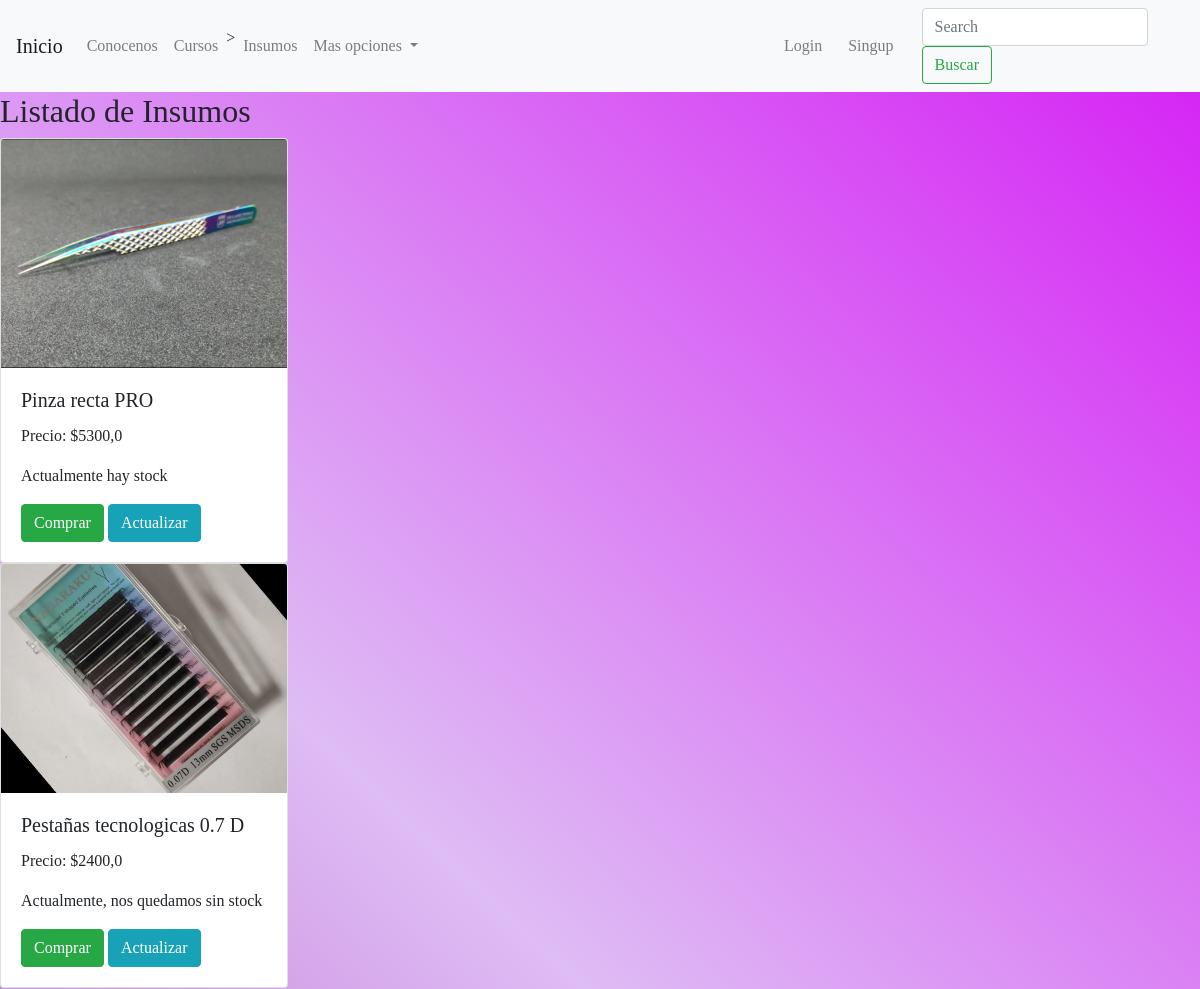
Before: /supplies/list-supplies/ (upper part) with the older database file.
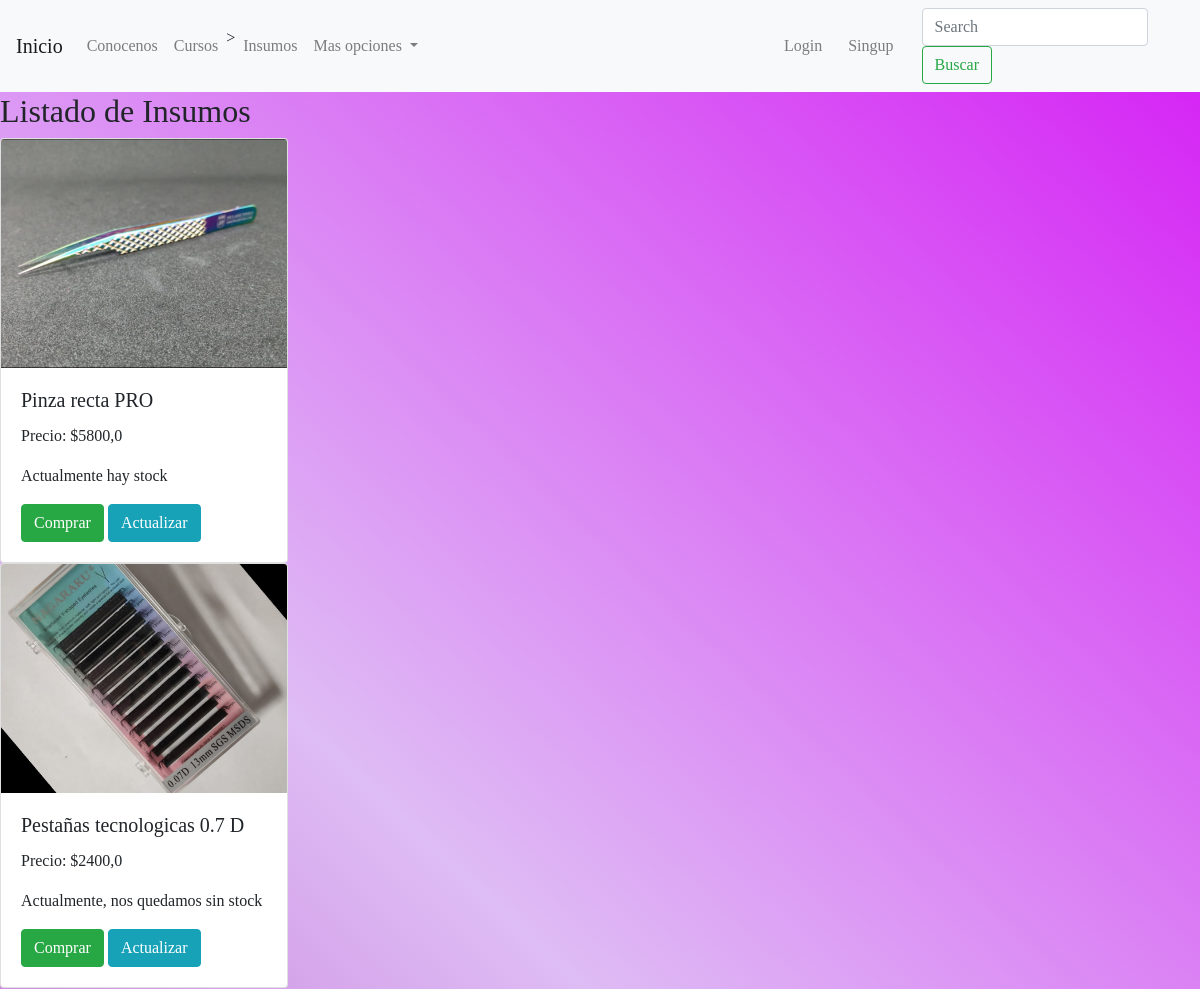
After: the same page with the newer database file.
### supplies/models.py (models this page shows, shortened)
class Supplies(models.Model):
    name = models.CharField(max_length=100)
    price = models.FloatField()
    stock = models.BooleanField(default=True)
    supplie_image = models.ImageField(upload_to='Supplies_images',blank=True, null=True)

### supplies/views.py (the view)
# urls.py: path('list-supplies/', list_supplies),
def list_supplies(request):
    if 'search' in request.GET:
        search = request.GET['search']
        supplies = Supplies.objects.filter(name__icontains=search)
    else:
        supplies = Supplies.objects.all()
    context = {
        'supplies':supplies,
    }
    return render(request, 'supplies/list_supplies.html', context=context)

### templates/supplies/list_supplies.html (shortened to what this page needs)
{% extends 'base.html' %}
{% block content %}
    <h2> Listado de Insumos</h2>
                {% for supplie in supplies %}
                <div class="card" style="width: 18rem;">
                    <img src={{supplie.supplie_image.url}} class="card-img-top">
                    <div class="card-body">
                    <h5 class="card-title">{{supplie.name}}</h5>
                    <p class="card-text">Precio: ${{supplie.price}}</p>
                    {% if supplie.stock == True %}
                        <p>Actualmente hay stock</p>
                    {% else %}
                        <p>Actualmente, nos quedamos sin stock</p>
                    {% endif %}
                    <a href="#" class="btn btn-success">Comprar</a>
                    <a href="/supplies/update-supplies/{{supplie.id}}/" class="btn btn-info">Actualizar</a>
                    </div>
                </div>
                 {% endfor %}
{% endblock %}

Changed rows visible on the page:
changed Supplies "Pinza recta PRO": price "5300,0" → "5800,0"
